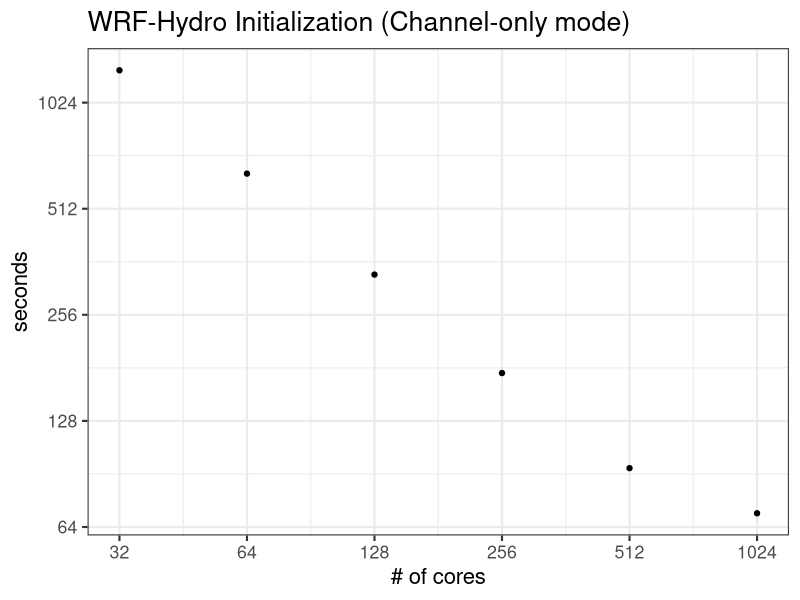
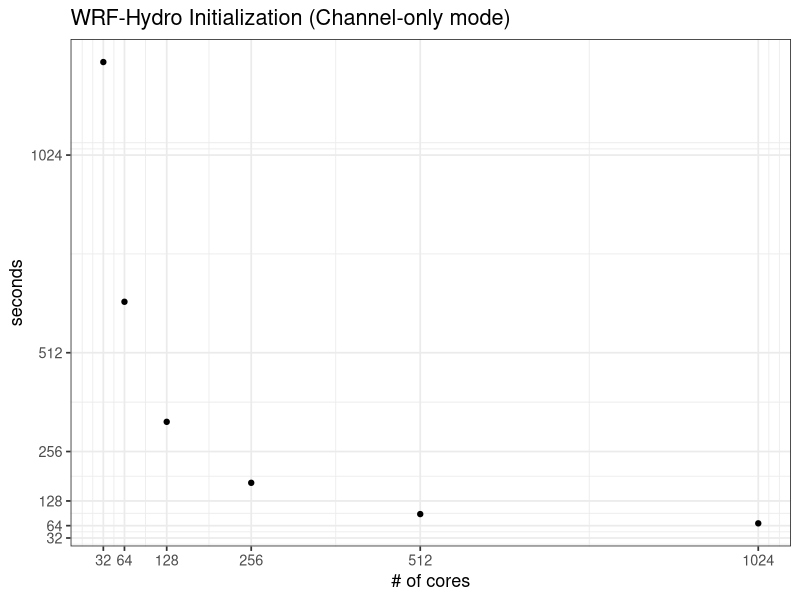
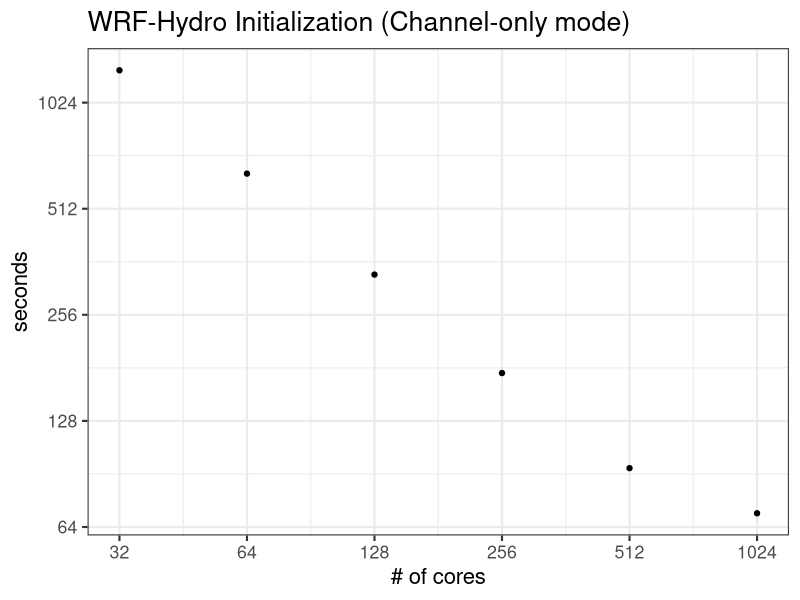
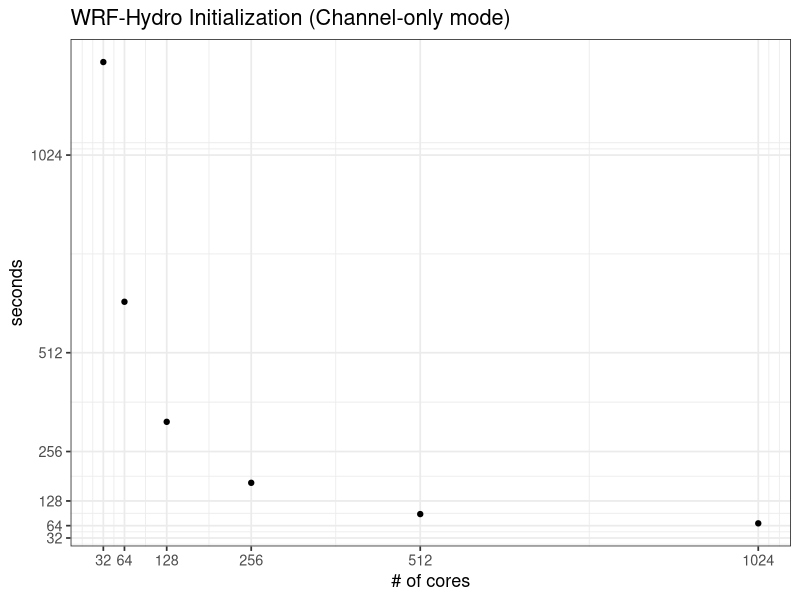

The R script that drew these images, in order:
timing <-                                                                                                                                    
  data.frame(nCores= c(  16,   32,  64, 128, 256, 512, 1024),                                                                                        
             seconds=c(2490, 1265, 644, 333, 175,  94,   70) )[-1,]                                                                                       
                                                                                                                                             
library(ggplot2)

options(warn=1)

ggplot(timing) +
    geom_point(aes(x=nCores, y=seconds)) +
    scale_x_continuous(trans='log2', breaks=timing$nCores, name='# of cores') +
    scale_y_continuous(trans='log2', breaks=c(timing$nCores)) +
    theme_bw(base_size=16) +
    ggtitle('WRF-Hydro Initialization (Channel-only mode)')
ggsave('~/WRF_Hydro/wrf-hydro-paw2017/figures/init_timing_log.png')

ggplot(timing) +
   geom_point(aes(x=nCores, y=seconds)) +
    scale_x_continuous(breaks=timing$nCores, name='# of cores') +
    scale_y_continuous(breaks=c(timing$nCores)) +
    theme_bw(base_size=13) +
    ggtitle('WRF-Hydro Initialization (Channel-only mode)')
ggsave('~/WRF_Hydro/wrf-hydro-paw2017/figures/init_timing_linear.png')
